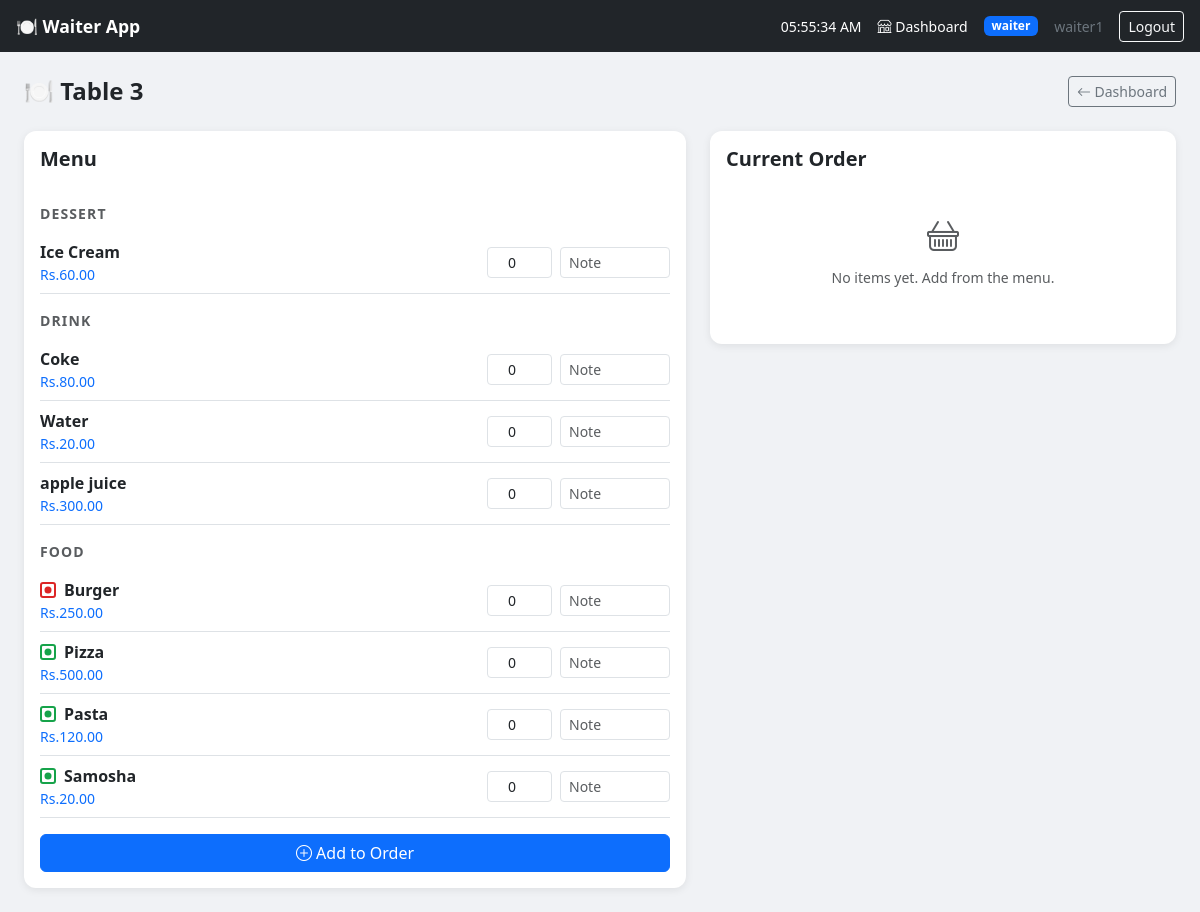
The app's page /table/11/ (signed in), older data.
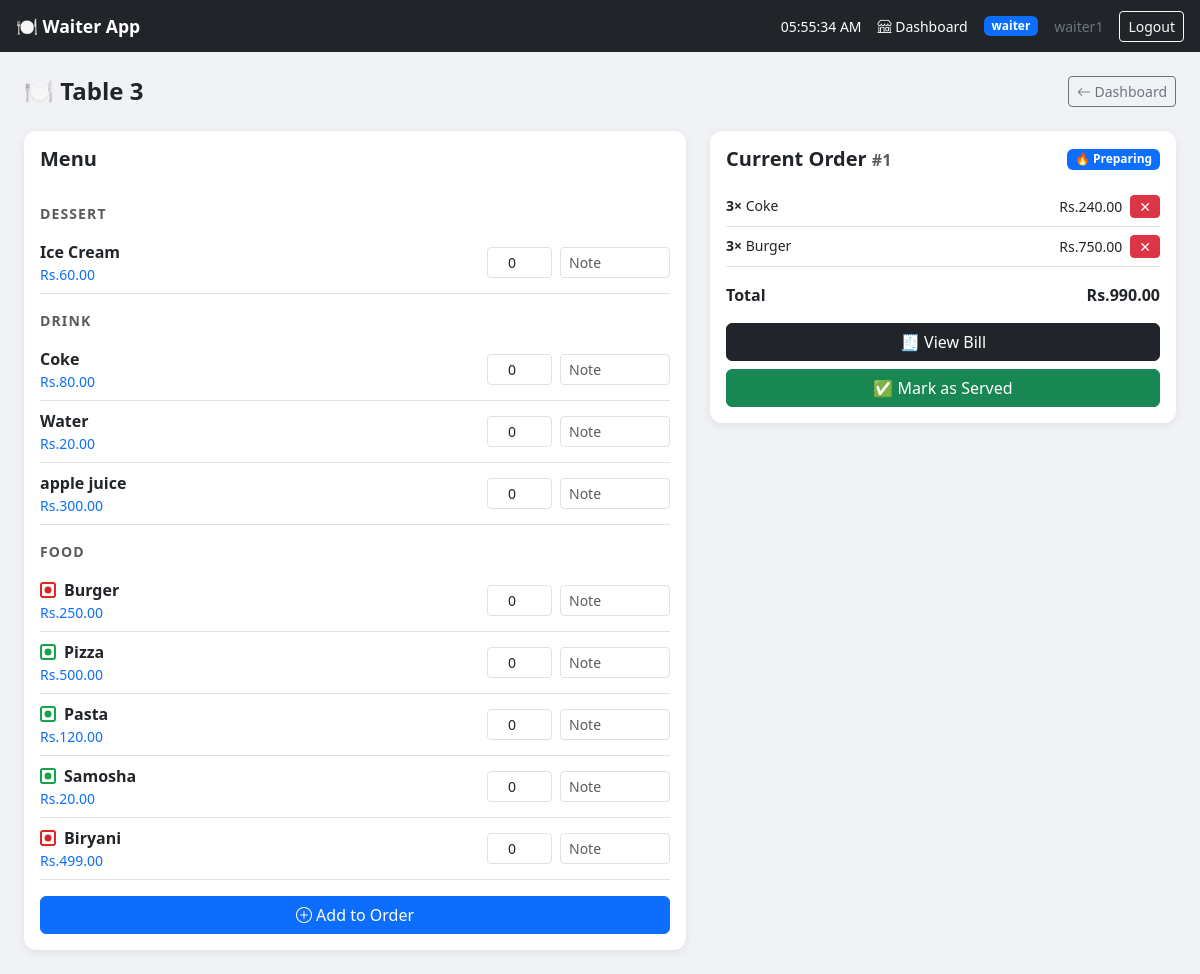
The same page, newer data.
### core/models.py (models this page shows, shortened)
class UserProfile(models.Model):
    ROLE_CHOICES = [
        ('waiter', 'Waiter'),
        ('chef', 'Chef'),
        ('admin', 'Admin'),
    ]
    user = models.OneToOneField(User, on_delete=models.CASCADE, related_name='profile')
    role = models.CharField(max_length=20, choices=ROLE_CHOICES, default='waiter')

class Table(models.Model):
    number = models.IntegerField(unique=True)
    is_occupied = models.BooleanField(default=False)

class MenuItem(models.Model):
    CATEGORY_CHOICES = [
        ('food', 'Food'),
        ('drink', 'Drink'),
        ('dessert', 'Dessert'),
    ]
    FOOD_TYPE_CHOICES = [
        ('veg',     'Vegetarian'),
        ('non_veg', 'Non-Vegetarian'),
        ('na',      'N/A'),
    ]
    name         = models.CharField(max_length=100)
    price        = models.DecimalField(max_digits=6, decimal_places=2)
    category     = models.CharField(max_length=20, choices=CATEGORY_CHOICES)
    food_type    = models.CharField(max_length=10, choices=FOOD_TYPE_CHOICES, default='na')
    is_available = models.BooleanField(default=True)

class Order(models.Model):
    STATUS_CHOICES = [
        ('pending', 'Pending'),
        ('preparing', 'Preparing'),
        ('served', 'Served'),
        ('paid', 'Paid'),
    ]
    table              = models.ForeignKey(Table, on_delete=models.CASCADE, related_name='orders')
    status             = models.CharField(max_length=20, choices=STATUS_CHOICES, default='pending')
    created_at         = models.DateTimeField(auto_now_add=True)
    updated_at         = models.DateTimeField(auto_now=True)
    served_at          = models.DateTimeField(null=True, blank=True)
    daily_order_number = models.IntegerField(default=0)
    def total_price(self):
        return sum(item.subtotal() for item in self.items.all())

class OrderItem(models.Model):
    order      = models.ForeignKey(Order, on_delete=models.CASCADE, related_name='items')
    menu_item  = models.ForeignKey(MenuItem, on_delete=models.CASCADE)
    quantity   = models.PositiveIntegerField(default=1)
    note       = models.TextField(blank=True)
    unit_price = models.DecimalField(max_digits=6, decimal_places=2, default=0)
    def subtotal(self):
        return self.quantity * self.unit_price

### core/views.py (the view, shortened to what this page needs)
# urls.py: path('table/<int:table_id>/', views.table_order, name='table_order'),
@role_required('waiter', 'admin')
def table_order(request, table_id):
    table      = get_object_or_404(Table, id=table_id)
    menu_items = MenuItem.objects.filter(is_available=True).order_by('category')
    order      = Order.objects.filter(
        table=table, status__in=['pending', 'preparing', 'served']
    ).prefetch_related('items__menu_item').first()
    error      = None
    return render(request, 'core/table_order.html', {
        'table':      table,
        'menu_items': menu_items,
        'order':      order,
        'error':      error,
    })

### core/templates/core/table_order.html (shortened to what this page needs)
{% extends 'core/base.html' %}
{% block content %}
<div class="d-flex justify-content-between align-items-center mb-4">
    <h4 class="fw-bold mb-0">🍽️ Table {{ table.number }}</h4>
    <a href="{% url 'dashboard' %}" class="btn btn-outline-secondary btn-sm">
        <i class="bi bi-arrow-left"></i> Dashboard
    </a>
</div>
<div class="row g-4">
    <div class="col-12 col-lg-7">
        <div class="card p-3">
            <h5 class="fw-bold mb-3">Menu</h5>
            <form method="post">
                {% regroup menu_items by category as category_list %}
                {% for category in category_list %}
                    <div class="text-uppercase text-muted fw-bold small mb-2 mt-3"
                         style="letter-spacing:.08em;">
                        {{ category.grouper }}
                    </div>
                    {% for item in category.list %}
                    <div class="d-flex align-items-center justify-content-between py-2 border-bottom">
                        <div>
                            <div class="fw-semibold d-flex align-items-center gap-2">
    {% if item.category == 'food' %}
        {% if item.food_type == 'veg' %}
            <span style="
                display:inline-block;
                width:16px; height:16px;
                border:2px solid #16a34a;
                border-radius:3px;
                background:white;
                position:relative;">
                <span style="
                    position:absolute;
                    top:50%; left:50%;
                    transform:translate(-50%,-50%);
                    width:7px; height:7px;
                    background:#16a34a;
                    border-radius:50%;
                    display:block;">
                </span>
            </span>
        {% elif item.food_type == 'non_veg' %}
            <span style="
                display:inline-block;
                width:16px; height:16px;
                border:2px solid #dc2626;
                border-radius:3px;
                background:white;
                position:relative;">
                <span style="
                    position:absolute;
                    top:50%; left:50%;
                    transform:translate(-50%,-50%);
                    width:7px; height:7px;
                    background:#dc2626;
                    border-radius:50%;
                    display:block;">
                </span>
            </span>
        {% endif %}
    {% endif %}
    {{ item.name }}
</div>
                            <div class="text-primary small">Rs.{{ item.price }}</div>
                        </div>
                        <div class="d-flex align-items-center gap-2">
                            <input type="number" name="quantity_{{ item.id }}"
                                   min="0" value="0"
                                   class="form-control form-control-sm text-center"
                                   style="width:65px;">
                            <input type="text" name="note_{{ item.id }}"
                                   placeholder="Note"
                                   class="form-control form-control-sm"
                                   style="width:110px;">
                        </div>
                    </div>
                    {% endfor %}
                {% endfor %}
                <button type="submit" class="btn btn-primary w-100 mt-3">
                    <i class="bi bi-plus-circle"></i> Add to Order
                </button>
            </form>
        </div>
    </div>
    <div class="col-12 col-lg-5">
        <div class="card p-3">
            <div class="d-flex justify-content-between align-items-center mb-3">
            <h5 class="fw-bold mb-0">
             Current Order
            {% if order %}
                <small class="text-muted fs-6">#{{ order.daily_order_number }}</small>
             {% endif %}
            </h5>
        {% if order %}
            {% if order.status == 'served' %}
                <span class="badge bg-success">✅ Served</span>
            {% elif order.status == 'preparing' %}
                <span class="badge bg-primary">🔥 Preparing</span>
            {% elif order.status == 'pending' %}
                <span class="badge bg-warning text-dark">⏳ Pending</span>
            {% endif %}
        {% endif %}
        </div>
            {% if order and order.items.all %}
    {% for item in order.items.all %}
        <div class="d-flex justify-content-between align-items-start py-2 border-bottom small">
            <div>
                <span class="fw-semibold">{{ item.quantity }}×</span> {{ item.menu_item.name }}
            </div>
            <div class="d-flex align-items-center gap-2">
                <span>Rs.{{ item.subtotal }}</span>
                <a href="{% url 'remove_order_item' item.id %}"
                   class="btn btn-danger btn-sm py-0 px-2"
                   onclick="return confirm('Remove this item?')">✕</a>
            </div>
        </div>
    {% endfor %}
    <div class="d-flex justify-content-between fw-bold mt-3 mb-3 fs-6">
        <span>Total</span>
        <span>Rs.{{ order.total_price }}</span>
    </div>
    <a href="{% url 'bill' order.id %}" class="btn btn-dark w-100 mb-2">
        🧾 View Bill
    </a>
    {% if order.status != 'paid' %}
        <a href="{% url 'mark_order_served' order.id %}"
           class="btn btn-success w-100"
           onclick="return confirm('Mark this order as served and save to records?')">
            ✅ Mark as Served
        </a>
    {% else %}
        <div class="alert alert-info text-center py-2 small">
            ✅ Order completed and saved to records.
        </div>
    {% endif %}
{% else %}
    <div class="text-center text-muted py-4">
        <i class="bi bi-basket" style="font-size:2rem;"></i>
        <p class="mt-2 small">No items yet. Add from the menu.</p>
    </div>
{% endif %}
{% endblock content %}

### core/templates/core/base.html (shortened to what this page needs)
<!DOCTYPE html>
<html lang="en">
<head>
    <link href="https://cdn.jsdelivr.net/npm/bootstrap@5.3.0/dist/css/bootstrap.min.css" rel="stylesheet">
    <link href="https://cdn.jsdelivr.net/npm/bootstrap-icons@1.10.5/font/bootstrap-icons.css" rel="stylesheet">
</head>
<body>
<nav class="navbar navbar-dark bg-dark px-3 py-2 sticky-top">
    <a class="navbar-brand" href="{% url 'dashboard' %}">🍽️ Waiter App</a>
    <div class="d-flex align-items-center gap-3">
    <span class="text-white small" id="live-clock">--:--:--</span>
    {% if request.user.profile.role == 'admin' %}
        <a href="{% url 'admin_dashboard' %}" class="text-white text-decoration-none small">
            <i class="bi bi-gear"></i> Admin
        </a>
        <a href="{% url 'dashboard' %}" class="text-white text-decoration-none small">
            <i class="bi bi-shop"></i> Waiter
        </a>
        <a href="{% url 'kitchen' %}" class="text-white text-decoration-none small">
            <i class="bi bi-egg-fried"></i> Kitchen
        </a>
    {% elif request.user.profile.role == 'waiter' %}
        <a href="{% url 'dashboard' %}" class="text-white text-decoration-none small">
            <i class="bi bi-shop"></i> Dashboard
        </a>
    {% elif request.user.profile.role == 'chef' %}
        <a href="{% url 'kitchen' %}" class="text-white text-decoration-none small">
            <i class="bi bi-egg-fried"></i> Kitchen
        </a>
    {% endif %}
    <span class="badge
        {% if request.user.profile.role == 'admin' %}bg-danger
        {% elif request.user.profile.role == 'chef' %}bg-warning text-dark
        {% else %}bg-primary{% endif %}">
        {{ request.user.profile.role }}
    </span>
    <span class="text-secondary small">{{ request.user.username }}</span>
    <a href="{% url 'logout' %}" class="btn btn-outline-light btn-sm">Logout</a>
</div>
</nav>
<div class="container-fluid page-body py-4 px-3 px-md-4" style="max-width:1200px;">
    {% block content %}{% endblock %}
</div>
</body>
</html>

### core/templates/core/base.html (style rules this page uses)
body { background: #f0f2f5; }
.navbar-brand { font-weight: bold; font-size: 1.1rem; }
.card { border: none; box-shadow: 0 2px 8px rgba(0,0,0,0.08); border-radius: 12px; }

Row changes from the older to the newer data that the page shows:
added MenuItem: category "food" (drawn), name "Biryani", price "499.00", shown under "FOOD"
added Order: daily_order_number "1", total_price "990.00"
added OrderItem: quantity "3", menu_item.name "Coke", subtotal "240.00"
added OrderItem: quantity "3", menu_item.name "Burger", subtotal "750.00"
Text that changed along with them:
text no longer shown: "No items yet. Add from the menu."
text now shown: "# 🔥 Preparing Total Rs. 🧾 View Bill ✅ Mark as Served"
